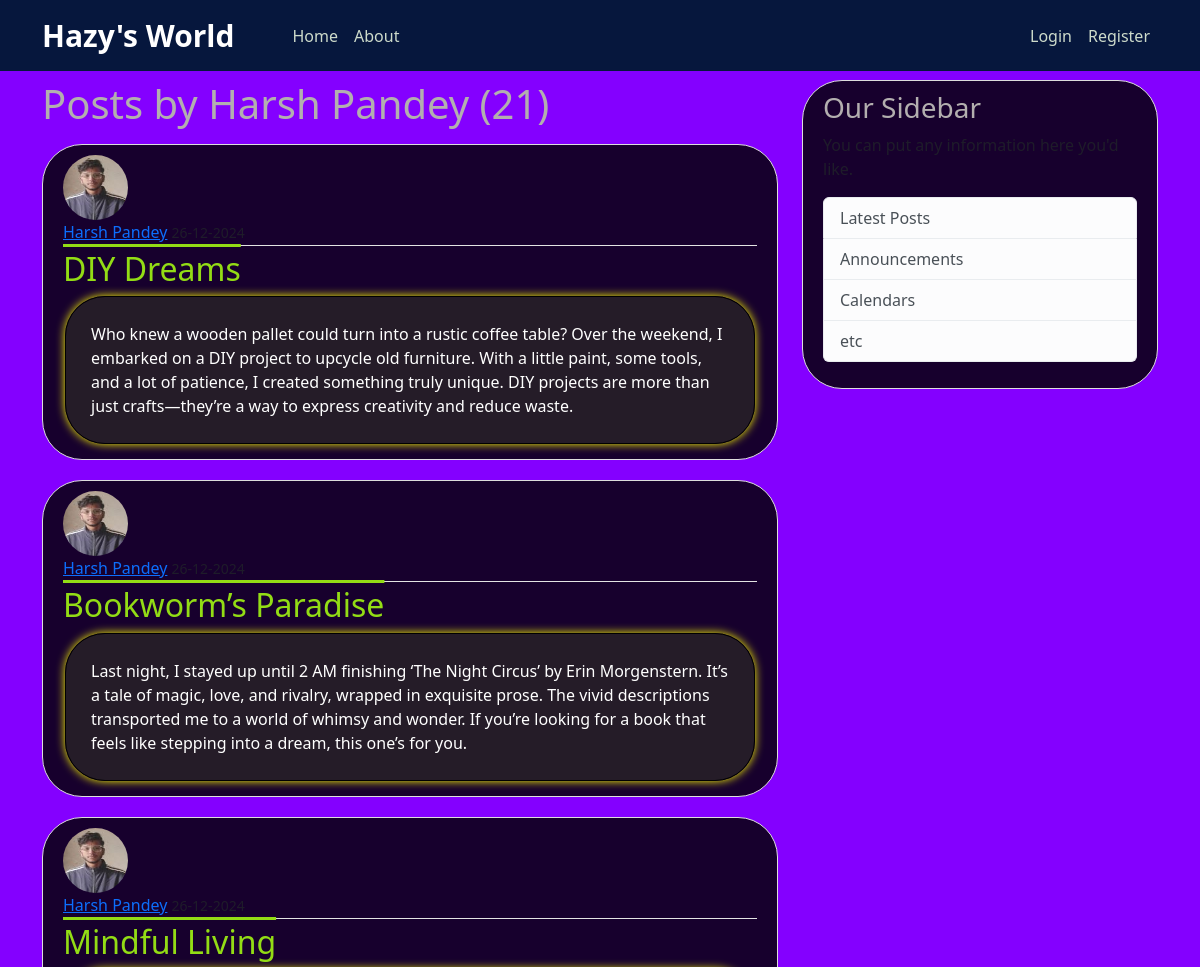
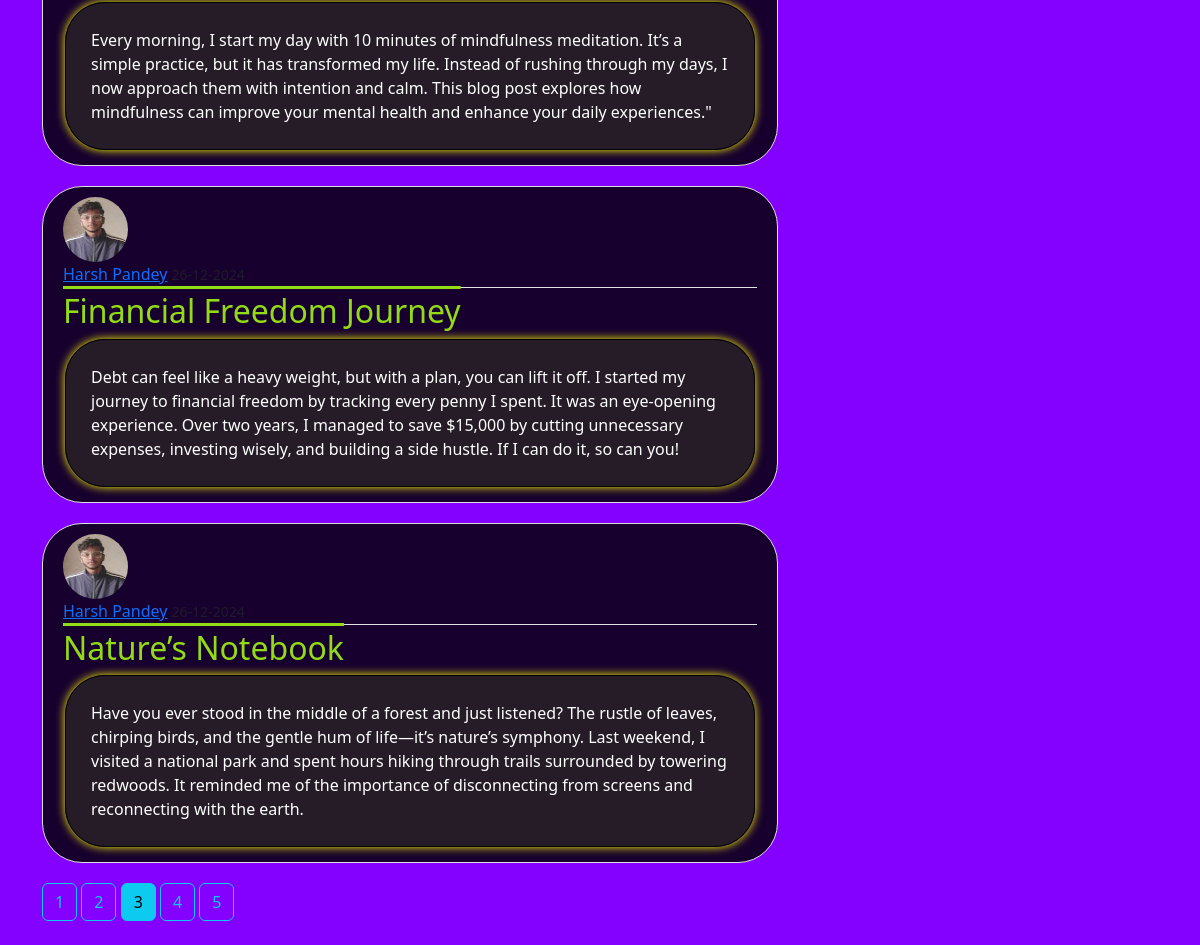
Page /user/Harsh Pandey?page=3 on the committed database (2 pictures, top to bottom).
### flaskblog/models.py (models this page shows, shortened)
class User(db.Model, UserMixin):
    id = db.Column(db.Integer, primary_key=True)
    username = db.Column(db.String(20), unique=True, nullable=False)
    email = db.Column(db.String(120), unique=True, nullable=False)
    image_file = db.Column(db.String(120), nullable=False, default='default.jpg')
    password = db.Column(db.String(60), nullable=False)
    posts = db.relationship('Post', backref='author', lazy=True)

class Post(db.Model):
    id = db.Column(db.Integer, primary_key=True)
    title = db.Column(db.String(100), nullable=False)
    date_posted = db.Column(db.DateTime, nullable= False, default=datetime.utcnow)
    content = db.Column(db.Text, nullable=False)
    user_id = db.Column(db.Integer, db.ForeignKey('user.id'), nullable=False)

### flaskblog/routes.py (the view)
@app.route("/user/<string:username>")
def user_posts(username):
    page = request.args.get('page', 1, type=int)
    user = User.query.filter_by(username=username).first_or_404()
    posts = Post.query.filter_by(author=user).order_by(Post.date_posted.desc()).paginate(page=page, per_page=5)
    return render_template('user_posts.html', posts=posts, user=user)

### flaskblog/templates/user_posts.html
{% extends "layout.html" %}
{% block content%}
    <h1 class="mb-3">Posts by {{ user.username }} ({{ posts.total }})</h1>
    {% for post in posts.items %}
    <article class="media content-section height=50">
        <img class="rounded-circle article-img"
            src="{{ url_for('static', filename='profile_pics/' + post.author.image_file) }}" alt="">
        <div class="media-body">
            <div class="article-metadata">
                <a class="mr-2" href="{{url_for('user_posts', username=post.author.username)}}">{{ post.author.username }}</a>
                <small class="text-muted">{{ post.date_posted.strftime('%d-%m-%Y') }}</small>
            </div>
            <h2><a class="article-title" href="{{ url_for('post', post_id=post.id) }}">{{ post.title }}</a></h2>
            <p class="article-content">{{ post.content }}</p>
        </div>
    </article>
    {% endfor %}
    {% for page_num in posts.iter_pages(left_edge=1, right_edge=1, left_current=1, right_current=2) %}
        {% if page_num %}
            {% if posts.page==page_num %}
                <a class="btn btn-info mb-4" href="{{ url_for('user_posts', username=user.username , page=page_num) }}">{{ page_num }}</a>
            {% else %}
            <a class="btn btn-outline-info mb-4" href="{{ url_for('user_posts', username=user.username, page=page_num) }}">{{ page_num }}</a>
            {% endif %}
        {% else %}
        ...
        {% endif %}
    {% endfor %}
{% endblock content%}

### flaskblog/static/main.css (style rules this page uses)
body { background-color: rgb(132, 0, 255); ; color: #8c8282; margin-top: 5rem; }
h1, h2, h3, h4, h5, h6 { color: #b3afaf; }
.content-section { background: rgba(0, 0, 0, 0.822); padding: 10px 20px; border: 1px solid #dddddd; border-radius: 40px; margin-bottom: 20px; }
.article-title { color: #93dc15; text-decoration-line: overline; }
.article-content { white-space: pre-line; border: 1px solid #000000; box-shadow: 0px 0px 10px yellow; padding: 25px; border-radius: 40px; background-color: rgba(42, 38, 38, 0.742); color: white; margin-bottom: 5px; margin-left: 2px; margin-right: 2px; }
.article-img { height: 65px; width: 65px; margin-right: 16px; }
.article-metadata { padding-bottom: 1px; margin-bottom: 4px; border-bottom: 1px solid #e3e3e3; }

### rows in the picture
User: username "Harsh Pandey"
Post: image_file (picture), author.username "Harsh Pandey", title "DIY Dreams", content "Who knew a wooden pallet could turn into a rustic coffee table? Over the weekend, I embarked on a DIY project to upcycle old furniture. With a little paint, some tools, and a lot of patience, I created something truly unique. DIY projects are more than just crafts—they’re a way to express creativity and reduce waste."
Post: image_file (picture), author.username "Harsh Pandey", title "Bookworm’s Paradise", content "Last night, I stayed up until 2 AM finishing ‘The Night Circus’ by Erin Morgenstern. It’s a tale of magic, love, and rivalry, wrapped in exquisite prose. The vivid descriptions transported me to a world of whimsy and wonder. If you’re looking for a book that feels like stepping into a dream, this one’s for you."
Post: image_file (picture), author.username "Harsh Pandey", title "Mindful Living", content "Every morning, I start my day with 10 minutes of mindfulness meditation. It’s a simple practice, but it has transformed my life. Instead of rushing through my days, I now approach them with intention and calm. This blog post explores how mindfulness can improve your mental health and enhance your daily experiences.\""
Post: image_file (picture), author.username "Harsh Pandey", title "Financial Freedom Journey", content "Debt can feel like a heavy weight, but with a plan, you can lift it off. I started my journey to financial freedom by tracking every penny I spent. It was an eye-opening experience. Over two years, I managed to save $15,000 by cutting unnecessary expenses, investing wisely, and building a side hustle. If I can do it, so can you!"
Post: image_file (picture), author.username "Harsh Pandey", title "Nature’s Notebook", content "Have you ever stood in the middle of a forest and just listened? The rustle of leaves, chirping birds, and the gentle hum of life—it’s nature’s symphony. Last weekend, I visited a national park and spent hours hiking through trails surrounded by towering redwoods. It reminded me of the importance of disconnecting from screens and reconnecting with the earth."

### other values in the picture
{{ posts.total }} "21"
{{ page_num }} "1" "2" "4" "5"
{{ page_num }} "3"
